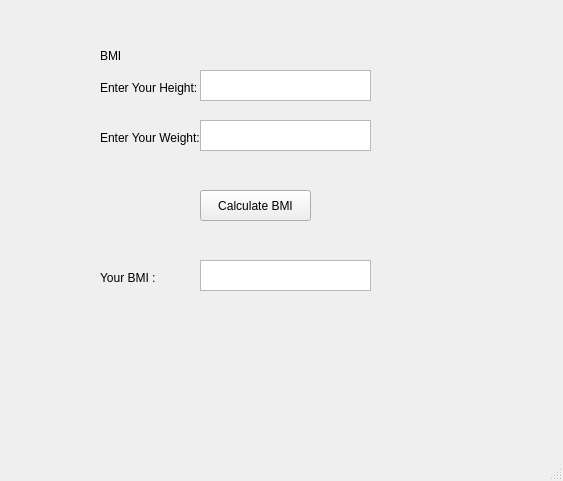
<?xml version="1.0" encoding="UTF-8"?>
<ui version="4.0">
 <class>mainWindow</class>
 <widget class="QMainWindow" name="mainWindow">
  <property name="geometry">
   <rect>
    <x>0</x>
    <y>0</y>
    <width>563</width>
    <height>481</height>
   </rect>
  </property>
  <property name="windowTitle">
   <string>MainWindow</string>
  </property>
  <widget class="QWidget" name="centralwidget">
   <widget class="QLabel" name="label">
    <property name="geometry">
     <rect>
      <x>100</x>
      <y>40</y>
      <width>81</width>
      <height>31</height>
     </rect>
    </property>
    <property name="text">
     <string>BMI</string>
    </property>
   </widget>
   <widget class="QLabel" name="label_2">
    <property name="geometry">
     <rect>
      <x>100</x>
      <y>80</y>
      <width>111</width>
      <height>16</height>
     </rect>
    </property>
    <property name="text">
     <string>Enter Your Height:</string>
    </property>
   </widget>
   <widget class="QLabel" name="label_3">
    <property name="geometry">
     <rect>
      <x>100</x>
      <y>130</y>
      <width>111</width>
      <height>16</height>
     </rect>
    </property>
    <property name="text">
     <string>Enter Your Weight:</string>
    </property>
   </widget>
   <widget class="QTextEdit" name="height">
    <property name="geometry">
     <rect>
      <x>200</x>
      <y>70</y>
      <width>171</width>
      <height>31</height>
     </rect>
    </property>
   </widget>
   <widget class="QTextEdit" name="weight">
    <property name="geometry">
     <rect>
      <x>200</x>
      <y>120</y>
      <width>171</width>
      <height>31</height>
     </rect>
    </property>
   </widget>
   <widget class="QPushButton" name="calbmi">
    <property name="geometry">
     <rect>
      <x>200</x>
      <y>190</y>
      <width>111</width>
      <height>31</height>
     </rect>
    </property>
    <property name="text">
     <string>Calculate BMI</string>
    </property>
   </widget>
   <widget class="QLabel" name="label_4">
    <property name="geometry">
     <rect>
      <x>100</x>
      <y>270</y>
      <width>111</width>
      <height>16</height>
     </rect>
    </property>
    <property name="text">
     <string>Your BMI :</string>
    </property>
   </widget>
   <widget class="QTextEdit" name="bmi">
    <property name="geometry">
     <rect>
      <x>200</x>
      <y>260</y>
      <width>171</width>
      <height>31</height>
     </rect>
    </property>
   </widget>
  </widget>
  <widget class="QMenuBar" name="menubar">
   <property name="geometry">
    <rect>
     <x>0</x>
     <y>0</y>
     <width>563</width>
     <height>21</height>
    </rect>
   </property>
  </widget>
  <widget class="QStatusBar" name="statusbar"/>
 </widget>
 <resources/>
 <connections/>
</ui>
